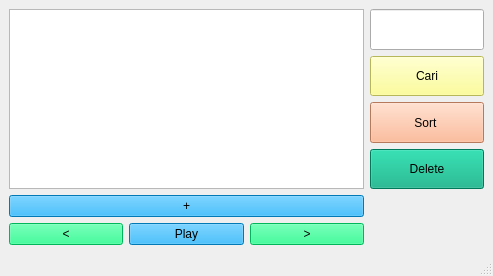
<?xml version="1.0" encoding="UTF-8"?>
<ui version="4.0">
 <class>MainWindow</class>
 <widget class="QMainWindow" name="MainWindow">
  <property name="geometry">
   <rect>
    <x>0</x>
    <y>0</y>
    <width>493</width>
    <height>276</height>
   </rect>
  </property>
  <property name="windowTitle">
   <string>MainWindow</string>
  </property>
  <widget class="QWidget" name="centralwidget">
   <layout class="QGridLayout" name="gridLayout">
    <item row="0" column="0" rowspan="4" colspan="3">
     <widget class="QTextEdit" name="textEdit">
      <property name="sizePolicy">
       <sizepolicy hsizetype="Preferred" vsizetype="Preferred">
        <horstretch>0</horstretch>
        <verstretch>0</verstretch>
       </sizepolicy>
      </property>
     </widget>
    </item>
    <item row="0" column="3">
     <widget class="QLineEdit" name="lineEdit">
      <property name="sizePolicy">
       <sizepolicy hsizetype="Preferred" vsizetype="Preferred">
        <horstretch>0</horstretch>
        <verstretch>0</verstretch>
       </sizepolicy>
      </property>
     </widget>
    </item>
    <item row="1" column="3">
     <widget class="QPushButton" name="pushButton_4">
      <property name="sizePolicy">
       <sizepolicy hsizetype="Preferred" vsizetype="Preferred">
        <horstretch>0</horstretch>
        <verstretch>0</verstretch>
       </sizepolicy>
      </property>
      <property name="styleSheet">
       <string notr="true">background-color:rgb(255, 255, 127)</string>
      </property>
      <property name="text">
       <string>Cari</string>
      </property>
     </widget>
    </item>
    <item row="2" column="3">
     <widget class="QPushButton" name="pushButton_3">
      <property name="sizePolicy">
       <sizepolicy hsizetype="Preferred" vsizetype="Preferred">
        <horstretch>0</horstretch>
        <verstretch>0</verstretch>
       </sizepolicy>
      </property>
      <property name="styleSheet">
       <string notr="true">background-color:rgb(255, 170, 127)</string>
      </property>
      <property name="text">
       <string>Sort </string>
      </property>
     </widget>
    </item>
    <item row="3" column="3">
     <widget class="QPushButton" name="pushButton_6">
      <property name="sizePolicy">
       <sizepolicy hsizetype="Preferred" vsizetype="Preferred">
        <horstretch>0</horstretch>
        <verstretch>0</verstretch>
       </sizepolicy>
      </property>
      <property name="styleSheet">
       <string notr="true">background-color:rgb(0, 170, 127)</string>
      </property>
      <property name="text">
       <string>Delete</string>
      </property>
     </widget>
    </item>
    <item row="4" column="0" colspan="3">
     <widget class="QPushButton" name="pushButton">
      <property name="sizePolicy">
       <sizepolicy hsizetype="Preferred" vsizetype="Preferred">
        <horstretch>0</horstretch>
        <verstretch>0</verstretch>
       </sizepolicy>
      </property>
      <property name="styleSheet">
       <string notr="true">background-color:rgb(0, 170, 255)</string>
      </property>
      <property name="text">
       <string>+</string>
      </property>
     </widget>
    </item>
    <item row="5" column="0">
     <widget class="QPushButton" name="pushButton_5">
      <property name="sizePolicy">
       <sizepolicy hsizetype="Preferred" vsizetype="Preferred">
        <horstretch>0</horstretch>
        <verstretch>0</verstretch>
       </sizepolicy>
      </property>
      <property name="styleSheet">
       <string notr="true">background-color:rgb(0, 255, 127);</string>
      </property>
      <property name="text">
       <string>&lt;</string>
      </property>
     </widget>
    </item>
    <item row="5" column="1">
     <widget class="QPushButton" name="pushButton_7">
      <property name="sizePolicy">
       <sizepolicy hsizetype="Preferred" vsizetype="Preferred">
        <horstretch>0</horstretch>
        <verstretch>0</verstretch>
       </sizepolicy>
      </property>
      <property name="styleSheet">
       <string notr="true">background-color:rgb(0, 170, 255);</string>
      </property>
      <property name="text">
       <string>Play</string>
      </property>
     </widget>
    </item>
    <item row="5" column="2">
     <widget class="QPushButton" name="pushButton_2">
      <property name="sizePolicy">
       <sizepolicy hsizetype="Preferred" vsizetype="Preferred">
        <horstretch>0</horstretch>
        <verstretch>0</verstretch>
       </sizepolicy>
      </property>
      <property name="styleSheet">
       <string notr="true">background-color:rgb(0, 255, 127);</string>
      </property>
      <property name="text">
       <string>&gt;</string>
      </property>
     </widget>
    </item>
   </layout>
  </widget>
  <widget class="QMenuBar" name="menubar">
   <property name="geometry">
    <rect>
     <x>0</x>
     <y>0</y>
     <width>493</width>
     <height>21</height>
    </rect>
   </property>
  </widget>
  <widget class="QStatusBar" name="statusbar"/>
 </widget>
 <resources/>
 <connections/>
</ui>
